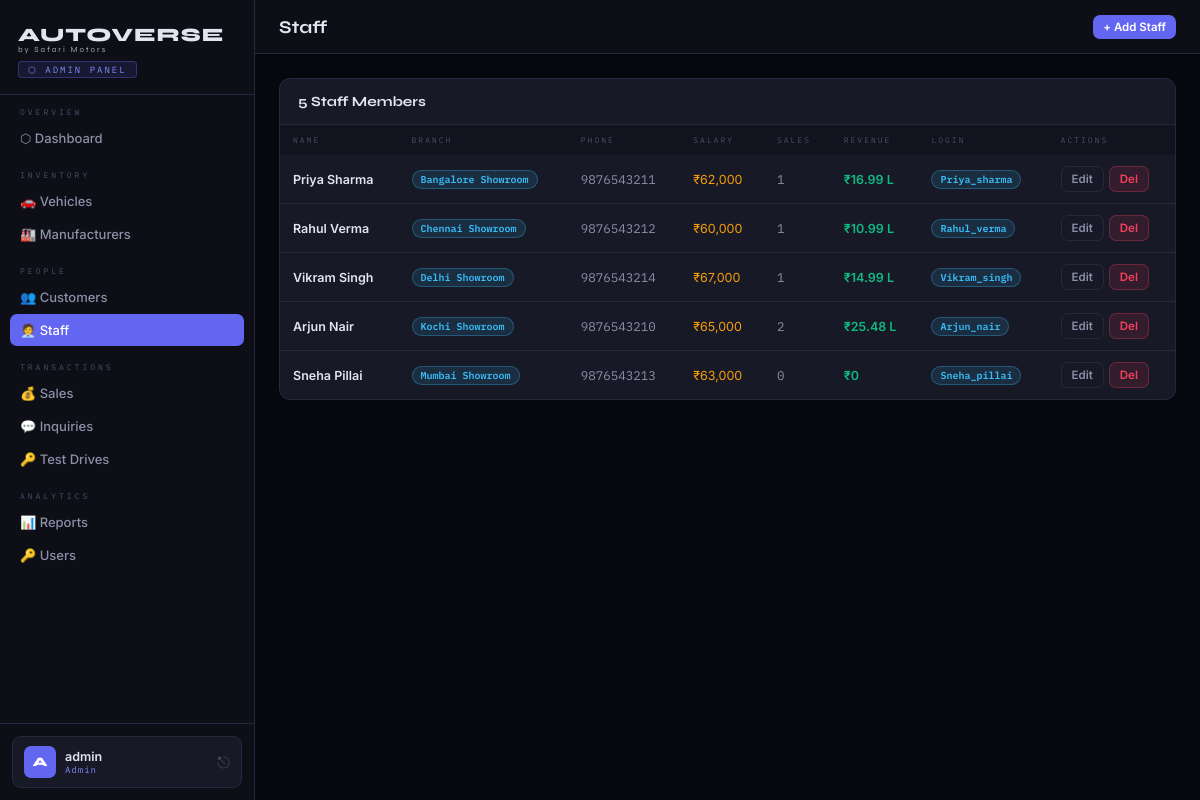
The app's page /admin/staff (signed in) with its own data.
### tables this page shows
CREATE TABLE Sales_Staff (
            staff_id INTEGER PRIMARY KEY AUTOINCREMENT,
            name TEXT NOT NULL,
            phone TEXT,
            email TEXT,
            branch TEXT,
            salary REAL,
            user_id INTEGER,
            FOREIGN KEY (user_id) REFERENCES Users(user_id) ON DELETE SET NULL
        );

### app.py (the view)
@app.route('/admin/staff')
@login_required
@role_required('admin')
def admin_staff():
    db = get_db()
    rows = db.execute("""SELECT ss.*, u.username,
               COUNT(s.sale_id) as sales_count, COALESCE(SUM(s.sale_price),0) as total_sales
        FROM Sales_Staff ss LEFT JOIN Users u ON ss.user_id=u.user_id
        LEFT JOIN Sales s ON ss.staff_id=s.staff_id
        GROUP BY ss.staff_id ORDER BY ss.branch, ss.name""").fetchall()
    db.close()
    return render_template('admin/staff.html', staff_list=rows)

### app.py (called while the page is built)
def fmt_inr(amount):
    try:
        amount = float(amount)
        if amount >= 10000000: return f"₹{amount/10000000:.2f} Cr"
        elif amount >= 100000: return f"₹{amount/100000:.2f} L"
        else: return f"₹{int(amount):,}"
    except: return "₹0"

def login_required(f):
    @wraps(f)
    def decorated(*args, **kwargs):
        if 'user_id' not in session:
            flash('Please log in to continue.', 'warning')
            return redirect(url_for('login'))
        return f(*args, **kwargs)
    return decorated

def role_required(*roles):
    def decorator(f):
        @wraps(f)
        def decorated(*args, **kwargs):
            if session.get('role') not in roles:
                flash('Access denied.', 'danger')
                return redirect(url_for('dashboard'))
            return f(*args, **kwargs)
        return decorated
    return decorator

### database.py (called while the page is built)
def get_db():
    conn = sqlite3.connect(DB_PATH)
    conn.row_factory = sqlite3.Row
    conn.execute("PRAGMA foreign_keys = ON")
    return conn

### templates/admin/staff.html
{% extends 'admin/base.html' %}
{% block page_title %}Staff{% endblock %}
{% block topbar_actions %}<a href="{{ url_for('admin_add_staff') }}" class="btn btn-primary btn-sm">+ Add Staff</a>{% endblock %}
{% block content %}
<div class="card"><div class="card-hdr"><span class="card-title">{{ staff_list|length }} Staff Members</span></div>
<div class="tw"><table><thead><tr><th>Name</th><th>Branch</th><th>Phone</th><th>Salary</th><th>Sales</th><th>Revenue</th><th>Login</th><th>Actions</th></tr></thead><tbody>
{% for s in staff_list %}
<tr><td class="td-main">{{s.name}}</td><td><span class="badge b-responded">{{s.branch}}</span></td><td class="mono">{{s.phone or '—'}}</td>
<td class="text-gold">{{ fmt_inr(s.salary or 0) }}</td><td class="mono">{{s.sales_count}}</td><td class="text-green fw6">{{ fmt_inr(s.total_sales) }}</td>
<td>{% if s.username %}<span class="badge b-staff">{{s.username}}</span>{% else %}<span class="text-muted">—</span>{% endif %}</td>
<td><div style="display:flex;gap:5px;"><a href="{{ url_for('admin_edit_staff',id=s.staff_id) }}" class="btn btn-ghost btn-sm">Edit</a>
<form method="POST" action="{{ url_for('admin_delete_staff',id=s.staff_id) }}" onsubmit="return confirm('Delete?')"><button class="btn btn-danger btn-sm">Del</button></form></div></td></tr>
{% endfor %}</tbody></table></div></div>
{% endblock %}

### templates/admin/base.html (style rules this page uses)
:root { --bg:#07080d;--bg2:#0d0e16;--bg3:#12131e;--surface:#181926;--s2:#1e2030;--border:#272840;--accent:#6366f1;--a2:#818cf8;--red:#f43f5e;--gold:#f59e0b;--green:#10b981;--blue:#38bdf8;--text:#e2e4f0;--t2:#8b8fa8;--t3:#4b4e68;--sw:255px; }
* { margin:0;padding:0;box-sizing:border-box; }
body { font-family:'Inter',sans-serif;background:var(--bg);color:var(--text);min-height:100vh;display:flex; }
.card { background:var(--surface);border:1px solid var(--border);border-radius:11px;overflow:hidden; }
.card-hdr { padding:14px 18px;border-bottom:1px solid var(--border);display:flex;align-items:center;justify-content:space-between;gap:10px; }
.card-title { font-family:'Syne',sans-serif;font-size:14px;font-weight:700; }
.tw { overflow-x:auto; }
table { width:100%;border-collapse:collapse;font-size:12.5px; }
thead tr { background:var(--bg3); }
th { padding:10px 13px;text-align:left;font-size:8px;letter-spacing:2px;text-transform:uppercase;color:var(--t3);font-family:'IBM Plex Mono',monospace;font-weight:400;white-space:nowrap; }
td { padding:11px 13px;border-bottom:1px solid var(--border);color:var(--t2);vertical-align:middle; }
tr:last-child td { border-bottom:none; }
.td-main { color:var(--text);font-weight:600; }
.badge { display:inline-flex;align-items:center;padding:2px 8px;border-radius:20px;font-size:10px;font-weight:600;text-transform:capitalize;font-family:'IBM Plex Mono',monospace; }
.b-responded { background:rgba(56,189,248,0.13);color:var(--blue);border:1px solid rgba(56,189,248,0.3); }
.b-staff { background:rgba(56,189,248,0.13);color:var(--blue);border:1px solid rgba(56,189,248,0.3); }
.btn { display:inline-flex;align-items:center;gap:5px;padding:7px 14px;border-radius:7px;border:none;cursor:pointer;font-family:'Inter',sans-serif;font-size:12.5px;font-weight:600;transition:all 0.15s;text-decoration:none;white-space:nowrap; }
.btn-primary { background:var(--accent);color:#fff; }
.btn-ghost { background:transparent;color:var(--t2);border:1px solid var(--border); }
.btn-danger { background:rgba(244,63,94,0.12);color:var(--red);border:1px solid rgba(244,63,94,0.3); }
.btn-sm { padding:5px 10px;font-size:11.5px; }
.mono { font-family:'IBM Plex Mono',monospace; }
.text-green { color:var(--green); }
.text-gold { color:var(--gold); }
.fw6 { font-weight:600; }

### records on screen
Sales_Staff: name "Priya Sharma", branch "Bangalore Showroom", phone "9876543211", salary "₹62,000", sales_count "1", fmt_inr "₹16.99 L", username "Priya_sharma"
Sales_Staff: name "Rahul Verma", branch "Chennai Showroom", phone "9876543212", salary "₹60,000", sales_count "1", fmt_inr "₹10.99 L", username "Rahul_verma"
Sales_Staff: name "Vikram Singh", branch "Delhi Showroom", phone "9876543214", salary "₹67,000", sales_count "1", fmt_inr "₹14.99 L", username "Vikram_singh"
Sales_Staff: name "Arjun Nair", branch "Kochi Showroom", phone "9876543210", salary "₹65,000", sales_count "2", fmt_inr "₹25.48 L", username "Arjun_nair"
Sales_Staff: name "Sneha Pillai", branch "Mumbai Showroom", phone "9876543213", salary "₹63,000", sales_count "0", fmt_inr "₹0", username "Sneha_pillai"

### other values on screen
{{ session.username[0].upper() }} "A"
{{ session.username }} "admin"
{{ staff_list|length }} "5"
